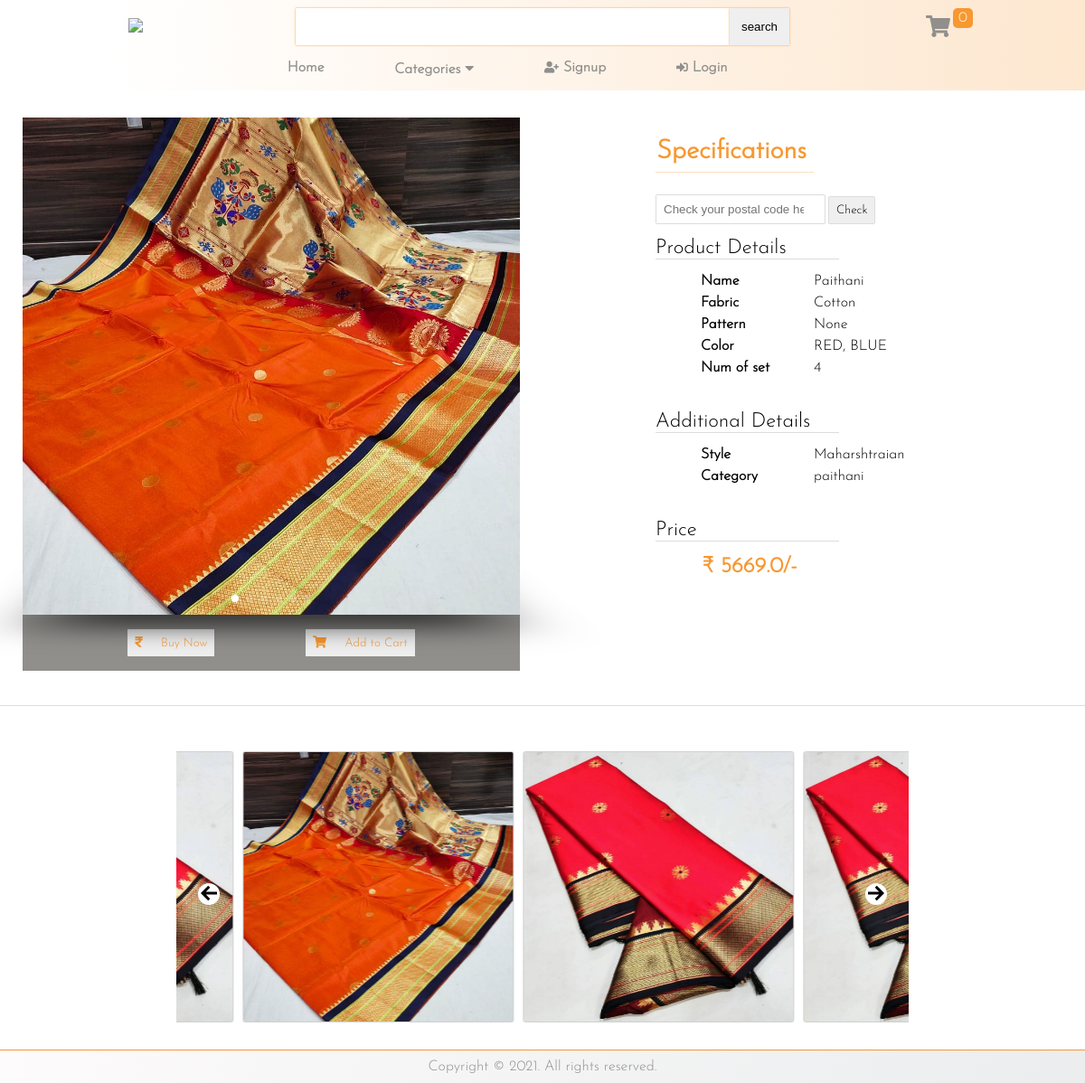
Page /wears/product_details/1/ on the committed database.
### EcommerceApp/models.py (models this page shows, shortened)
class Product(models.Model):
    name = models.CharField(max_length=200)
    price = models.FloatField()
    image = models.ImageField()
    image1 = models.ImageField(null=True,blank=True)
    image2 = models.ImageField(null=True,blank=True)
    image3 = models.ImageField(null=True,blank=True)
    image4 = models.ImageField(null=True,blank=True)
    image5 = models.ImageField(null=True,blank=True)
    image6 = models.ImageField(null=True,blank=True)
    image7 = models.ImageField(null=True,blank=True)
    image8 = models.ImageField(null=True,blank=True)
    image9 = models.ImageField(null=True,blank=True)
    image10 = models.ImageField(null=True,blank=True)
    category = models.CharField(max_length=20, choices=CHOICES)
    is_avaible = models.BooleanField(default=True)
    fabric = models.CharField(max_length=256, blank=True, null=True)
    pattern = models.CharField(max_length=256, blank=True, null=True)
    color = models.CharField(max_length=256, blank=True, null=True)
    style = models.CharField(max_length=256, blank=True, null=True)
    in_the_pack = models.IntegerField(blank=True, null=True)
    @property
    def imageurl(self):
        try:
            url = self.image.url
        except:
            url = ""
        return url
    @property
    def imagesURL(self):
        images_list = []
        try:
            images_list.append(self.image1.url)
        except:
            return images_list
        try:
            images_list.append(self.image2.url)
        except:
            return images_list
        try:
            images_list.append(self.image3.url)
        except:
            return images_list
        try:
            images_list.append(self.image4.url)
        except:
            return images_list
        try:
            images_list.append(self.image5.url)
        except:
            return images_list
        try:
            images_list.append(self.image6.url)
        except:
            return images_list
        try:
            images_list.append(self.image7.url)
        except:
            return images_list

### EcommerceApp/views.py (the view, shortened to what this page needs)
# urls.py: path("product_details/<int:pk>/", product_details, name="product_details"),
def product_details(request, pk):
    product = Product.objects.get(id=pk)
    all_slider_products = Product.objects.all()
    all_slider_products_list = random.choices(all_slider_products, k=8)
    x = datetime.datetime.now()
    form = CheckPincode()
    year = x.year
    month = x.strftime("%B")
    date = x.strftime("%d")
    data = cartData(request)
    cartItems = data["cartItems"]
    product_reviews = product.productreview_set.all()
    context = {
        "product": product,
        "year": year,
        "month": month,
        "date": date,
        "all_slider_products_list": all_slider_products_list,
        "cartItems": cartItems,
        "images": product.imagesURL,
        "product_reviews": product_reviews,
        "form": form,
    }
    return render(request, "wears/product_details.html", context)

### templates/wears/product_details.html (shortened to what this page needs)
{% extends '../base.html' %}
{% block content %}
{% load static %}
{% load makerange from templatefilters %}
{% load checkstring from templatefilters %}
{% load orderbydate from templatefilters %}
<div class="my__container__productdetails__page">
    <div class="my__container__productdetails__page__image">
        <div class="swiper-container">
            <div class="swiper-wrapper">
                {% for image in images %}
                <div class="swiper-slide" style="background-image:url({{image}})"></div>
                {% endfor %}
            </div>
            <div class="swiper-pagination"></div>
        </div>
        <div class="add__buy__buttons__product__details">
            <button data-product={{product.id}} data-action="add" data-fuck="buy"
                class="add-to-cart btn update-cart" style="transition: 0.4s;"><i class="fas fa-rupee-sign"></i> &nbsp;
                Buy Now</button>
            <button data-product={{product.id}} data-action="add" class="add-to-cart btn update-cart" style="transition: 0.4s;"><i
                    class="fa fa-shopping-cart"></i> &nbsp; Add to
                Cart</button>
        </div>
    </div>
    <div class="my__container__productdetails__page__information">
        <p class="specification__para">
            <span>Specifications</span>
        </p>
        <div class="product__specifications__container">
            <div class="postal__code__validations__box">
                <form method="POST">
                    {{form}}
                    <button type="submit" class="btn btn-light">Check</button>
                </form>
            </div> <br>
            <h1>Product Details</h1>
            <hr> <br>
            <div class="product__specifications">
                <div class="product__specifications__item product__specifications__item__bold">
                    Name
                </div>
                <div class="product__specifications__item">
                    {{product.name}}
                </div>
            </div>
            <div class="product__specifications">
                <div class="product__specifications__item product__specifications__item__bold">
                    Fabric
                </div>
                <div class="product__specifications__item">
                    {{product.fabric}}
                </div>
            </div>
            <div class="product__specifications">
                <div class="product__specifications__item product__specifications__item__bold">
                    Pattern
                </div>
                <div class="product__specifications__item">
                    {{product.pattern}}
                </div>
            </div>
            <div class="product__specifications">
                <div class="product__specifications__item product__specifications__item__bold">
                    Color
                </div>
                <div class="product__specifications__item">
                    {{product.color}}
                </div>
            </div>
            <div class="product__specifications">
                <div class="product__specifications__item product__specifications__item__bold">
                    Num of set
                </div>
                <div class="product__specifications__item">
                    {{product.in_the_pack}}
                </div>
            </div>
            <br> <br>
            <h1>Additional Details</h1>
            <hr> <br>
            <div class="product__specifications">
                <div class="product__specifications__item product__specifications__item__bold">
                    Style
                </div>
                <div class="product__specifications__item product__specifications__item__freedom">
                    {{product.style}}
                </div>
            </div>
            <div class="product__specifications">
                <div class="product__specifications__item product__specifications__item__bold">
                    Category
                </div>
                <div class="product__specifications__item product__specifications__item__freedom">
                    {{product.category}}
                </div>
            </div>
            <br> <br>
            <h1>Price</h1>
            <hr> <br>
            <div class="product__specifications">
                <div class="product__specifications__item product__specifications__item__bold" style="color: #f79831; font-size: 1.5em;">
                    ₹ {{product.price}}/-
                </div>
            </div>
        </div>
    </div>
</div>
<div class="product__details__recommendations">
    <div class="example__frame">
        <div id="intro6" class="slider glide">
            <div class="slider__track glide__track" data-glide-el="track">
                <ul class="slider__slides glide__slides">
                    {% for i in all_slider_products_list %}
                    <li class="slider__frame glide__slide" style="background-image: url({{i.imageurl}})">
                        <div class="bg__img__info__pricing">
                        </div>
                    </li>
                    {% endfor %}
                </ul>
            </div>
            <div data-glide-el="controls">
                <button class="slider__arrow slider__arrow--prev glide__arrow glide__arrow--prev" data-glide-dir="<">
                    <svg xmlns="http://www.w3.org/2000/svg" width="18" height="18" viewBox="0 0 24 24">
                        <path d="M0 12l10.975 11 2.848-2.828-6.176-6.176H24v-3.992H7.646l6.176-6.176L10.975 1 0 12z" />
                    </svg>
                </button>
                <button class="slider__arrow slider__arrow--next glide__arrow glide__arrow--next" data-glide-dir=">">
                    <svg xmlns="http://www.w3.org/2000/svg" width="18" height="18" viewBox="0 0 24 24">
                        <path
                            d="M13.025 1l-2.847 2.828 6.176 6.176h-16.354v3.992h16.354l-6.176 6.176 2.847 2.828 10.975-11z" />
                    </svg>
                </button>
            </div>
        </div>
    </div>
</div>
{% endblock %}

### templates/base.html (shortened to what this page needs)
<!DOCTYPE html>
<html lang="en">
{% load static %}
{% load logsignpass from templatefilters %}
<head>
    <link rel="stylesheet" href="{% static 'css/main.css' %}">
    <link rel="stylesheet" href="{% static 'css/navbar.css' %}">
    <link rel="stylesheet" href="{% static 'css/app.css' %}">
    <link rel="stylesheet" href="{% static 'css/card.css' %}">
    <link rel="stylesheet" href="{% static 'css/swiper-bundle.min.css' %}">
    <link rel="stylesheet" href="{% static 'css/main__slider.css' %}">
    <link rel="stylesheet" href="{% static 'css/fontawesome-all.min.css' %}">
    <link rel="stylesheet" href="{% static 'css/my_own.css' %}">
    <link rel="stylesheet" href="{% static 'css/loading__page.css' %}">
</head>
<body>
    {% include 'nav.html' %}
    <div class="my__container">
        {% block content %}
        {% endblock %}
        {% if request.path|logsignpass %}
        {% else %}
        <footer>
            <div class="footer__div">
                <p>Copyright &copy; 2021. All rights reserved.</p>
            </div>
        </footer>
        {% endif %}
    </div>
</body>
</html>

### templates/nav.html (shortened to what this page needs)
{% load static %}
<header>
    <nav>
        <div class="logo">
            <a href="{% url 'store' %}"><img src="{% static 'images/Trade.png' %}"></a>
        </div>
        <div class="search__bar__header">
            <input type="text" id="nav-search-input-bar" >
            <input type="button" value="search" id="nav-search-functionlaity" style="cursor: pointer;">
        </div>
        <div class="cart__header__desktop">
            <a href="{% url 'cart' %}" style="cursor: pointer;"><i class="fas fa-shopping-cart"></i></a>
            <span>{% if cartItems %} {{cartItems}} {% else %} 0 {% endif %}</span>
        </div>
    </nav>
</header>
<div class="main__navigations">
    <div class="main__navigations__div">
        <ul class="main__navigations__div__ul">
            <li class="main__navigations__div__li on__mobile_d_none" style="font-weight: bold;"><a href="{% url 'store' %}">Home</a></li>
            <li class="main__navigations__div__li on__mobile_d_none">
                <a class="categ" style="font-weight: bold;">Categories <i class="fas fa-caret-down"></i></a>
            </li>
            {% if request.user.is_authenticated %}
            <li class="main__navigations__div__li save__from__left"><a href="{% url 'checkout' %}" class="anchor__remains__same"
                    style="font-weight: bold;"><i class="fas fa-user"></i> Hi, {{request.user.customer.name|title}}.</a></li>
            <li class="main__navigations__div__li">
                <a href="{% url 'logout' %}" class="anchor__remains__same" style="padding-bottom: 0;font-weight: bold;">Logout <i
                        class="fas fa-sign-out-alt"></i> </a>
            </li>
            {% else %}
            <li class="main__navigations__div__li save__from__left"><a href="{% url 'signup' %}" class="anchor__remains__same"
                    style="font-weight: bold;"><i class="fas fa-user-plus"></i></i> Signup</a></li>
            <li class="main__navigations__div__li turn__towards__left__mobile__view">
                <a href="{% url 'login' %}" class="anchor__remains__same" style="padding-bottom: 0;font-weight: bold;"><i class="fas fa-sign-in-alt"></i> Login </a>
            </li>
            {% endif %}
        </ul>
    </div>
</div>

### rows in the picture
Product: name "Paithani", fabric "Cotton", pattern "None", color "RED, BLUE", in_the_pack "4", style "Maharshtraian", category "paithani", price "5669.0", imageurl (picture)
Product: imageurl (picture)
Product: imageurl (picture)
